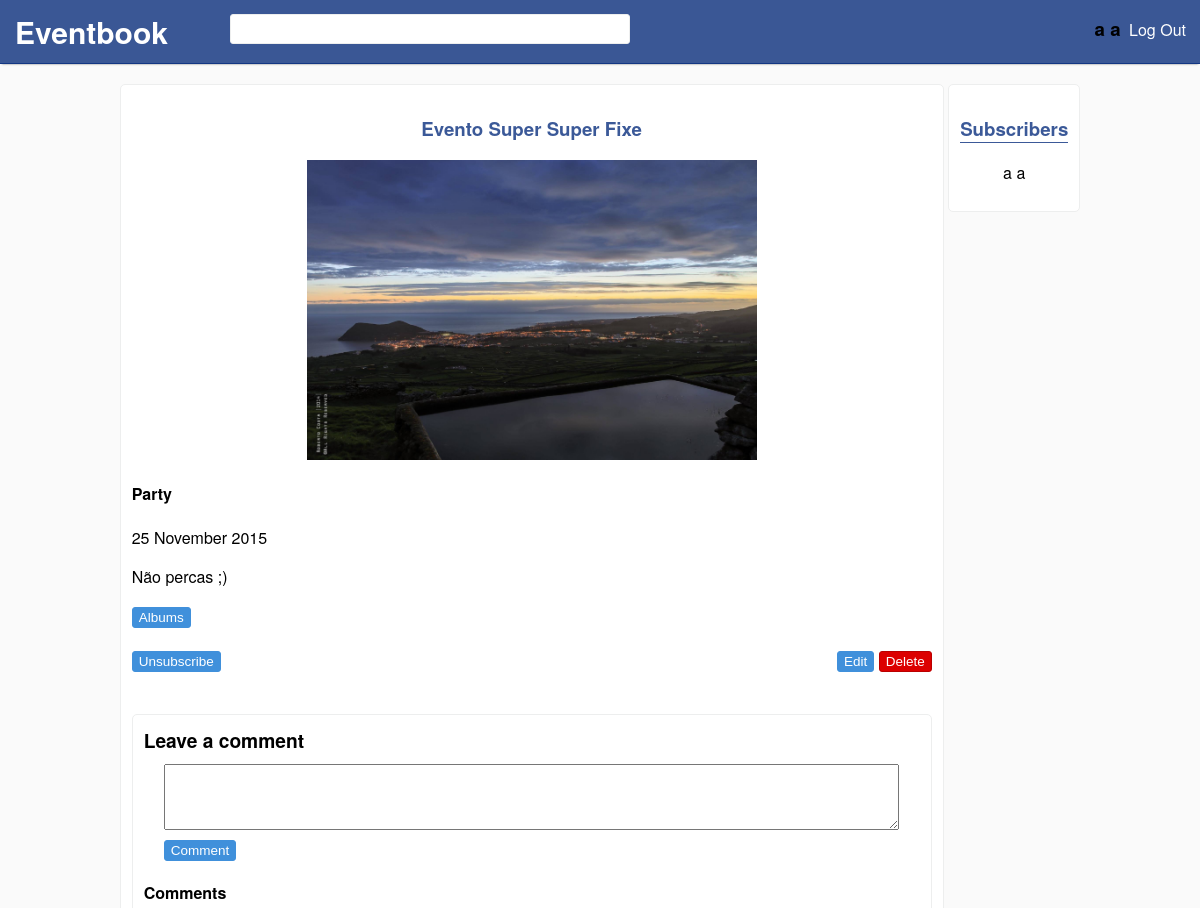
Page /events/12 (signed in, upper part) on the earlier database version.
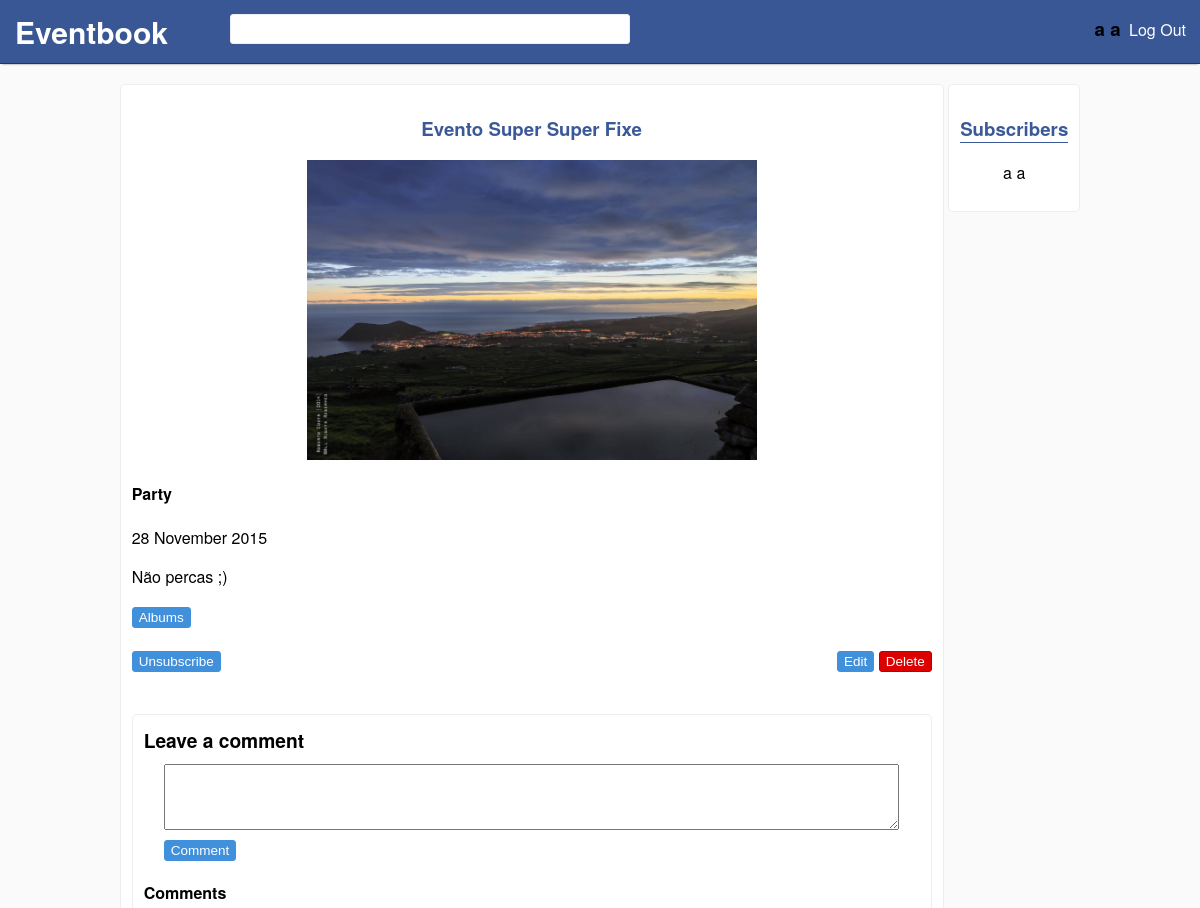
Same page on the later database version.
### tables this page shows
CREATE TABLE events
(
id INTEGER PRIMARY KEY,
name TEXT NOT NULL,
image TEXT NOT NULL,
creation_date DATETIME DEFAULT(DATETIME('now')),
date DATETIME NOT NULL,
description TEXT NOT NULL,
type_id INTEGER NOT NULL REFERENCES event_types(id),
user_id INTEGER NOT NULL REFERENCES users(id),
deleted BOOLEAN DEFAULT(0),
public BOOLEAN DEFAULT(1)
);

CREATE TABLE event_types
(
	id INTEGER PRIMARY KEY,
	type TEXT UNIQUE NOT NULL
);

### database/events.php (called while the page is built, shortened)
<?php
	include_once('connection.php');
	function getEventAndSubscription($event_id, $user_id)
	{
		global $db;
		$stmt = $db->prepare('SELECT events.id id,name,image,date,description,type,events.user_id user_id,public,type_id, COUNT(event_id) subscribed FROM events
			LEFT JOIN event_types ON type_id = event_types.id
			LEFT JOIN event_subscriptions ON event_id = events.id AND event_subscriptions.user_id = ?
			WHERE events.id=? AND deleted = 0
			GROUP BY event_id');
		$stmt->execute(array($user_id,$event_id));
		return $stmt->fetch();
	}
	function getEventSubscriptions($event_id)
	{
		global $db;
		$stmt = $db->prepare('SELECT (first_name || " " || last_name) user_name FROM users
			LEFT JOIN event_subscriptions ON event_subscriptions.user_id = users.id
			LEFT JOIN events ON events.id = event_subscriptions.event_id
			WHERE event_id = ? AND deleted=0');
		$stmt->execute(array($event_id));
		return $stmt->fetchAll();
	}
?>

### core/event_permission.php (called while the page is built, shortened)
<?php
include_once(file_exists("database/events.php") ? 'database/events.php' : '../database/events.php');
if (isSet($_SESSION['user_id']))
	$row = getEventAndSubscription($_REQUEST['id'],$_SESSION['user_id']);
else $row = getEvent($_REQUEST['id']);
if (isSet($_SESSION['user_id']))
{
	$subscribed = $row['subscribed'];
	$owner = ($_SESSION['user_id'] === $row['user_id']);
}
?>

### languages/en.php (called while the page is built, shortened)
<?php
$lang = array();
$lang['SITE_NAME'] = 'Eventbook';
$lang['REGISTER'] = 'Register';
$lang['FIRST_NAME'] = 'First Name';
$lang['FIRST_NAME_ERROR'] = 'Invalid first name.';
$lang['LAST_NAME'] = 'Last Name';
$lang['LAST_NAME_ERROR'] = 'Invalid last name.';
$lang['EMAIL'] = 'E-mail';
$lang['EMAIL_ERROR'] = "Invalid email.";
$lang['EMAIL_IN_USE'] = "Email already in use.";
$lang['CONFIRM_EMAIL'] = 'Confirm e-mail';
$lang['PASSWORD'] = 'Password';
$lang['PASSWORD_LENGTH'] = "Passwords must have at least 8 characters.";
$lang['PASSWORD_DIFF'] = "Passwords do not match.";
$lang['CONFIRM_PASSWORD'] = 'Confirm password';
$lang['LOGIN'] = 'Log In';
$lang['UNREGISTERED_EMAIL'] = 'Unregistered or invalid email.';
$lang['INVALID_PASSWORD'] = 'Invalid password.';
$lang['LOGOUT'] = 'Log Out';
$lang['MY_EVENTS'] = 'My Events';
$lang['SUBSCRIBED'] = 'Subscribed';
$lang['CREATE'] = 'Create';
$lang['PRIVATE'] = 'Private';
$lang['PUBLIC'] = 'Public';
$lang['NAME'] = 'Name';
$lang['DESCRIPTION'] = 'Description';
$lang['DATE'] = 'Date';
$lang['IMAGE'] = 'Image';
$lang['TYPE'] = 'Type';
$lang['PARTY'] = 'Party';
$lang['BUSINESS'] = 'Business';
$lang['MEETING'] = 'Meeting';
$lang['CEREMONY'] = 'Ceremony';
$lang['EDUCATIONAL'] = 'Educational';
$lang['INVALID_NAME'] = 'Invalid name.';
$lang['INVALID_DESCRIPTION'] = 'Invalid description.';
$lang['INVALID_DATE'] = 'Invalid date.';
$lang['INVALID_IMAGE'] = 'Upload a valid image.';
$lang['IMAGE_SIZE_ERROR'] = "Image's size can not be higher than 5MB.";
$lang['IMAGE_EXT_ERROR'] = 'Invalid extension (Accepted: jpg, png, gif).';
$lang['SUBSCRIBE'] = 'Subscribe';
$lang['UNSUBSCRIBE'] = 'Unsubscribe';
$lang['DELETE_MSG'] = 'Are you sure you want to delete this event?';
$lang['DELETE'] = 'Delete';
$lang['EDIT'] = 'Edit';
$lang['SAVE'] = 'Save';
$lang['ALBUMS'] = 'Albums';
$lang['LEAVE_A_COMMENT'] = 'Leave a comment';
$lang['COMMENTS'] = 'Comments';
$lang['MAKE_COMMENT'] = 'Comment';
$lang['NO_COMMENTS_YET'] = 'There are no comments yet.';
$lang['SUBSCRIBERS'] = 'Subscribers';
$lang['ZERO_SUBS'] = "The event doesn't have subscribers.";
$lang['1'] = 'January';
$lang['2'] = 'February';
$lang['3'] = 'March';
$lang['4'] = 'April';
$lang['5'] = 'May';
$lang['6'] = 'June';
$lang['7'] = 'July';
?>

### templates/comments.php (the view, shortened to what the changed rows need)
<div id="comments-box" class="box" <?php if (!$subscribed && !$owner) echo 'style="display:none"' ?> >
	<div>
		<h2><?php echo $lang['LEAVE_A_COMMENT']?></h2>
		<textarea id="comment-area" name="comment" rows='4'></textarea>
		<button id="comment-button" class="button"><?php echo $lang['MAKE_COMMENT']?></button>
	</div>
	<div>
		<h3><?php echo $lang['COMMENTS']?></h3>
	</div>
</div>

### templates/event.php (shortened to what the changed rows need)
<?php
include_once("core/event_permission.php");
?>
<!DOCTYPE html>
<html>
<head>
	<link rel="stylesheet" href="../styles.css">
</head>
<body>
	<div id="wrapper">
		<?php include('templates/header.php'); ?>
		<div id="content" style="text-align:center;">
			<div class="box center default-width" style="text-align:left;position: relative;display:inline-block;vertical-align:top;">
				<h3><?php echo $row['name'] ?></h3>
				<div class="div-event-image-big" style="background-image:url(<?php echo '../'.$row['image'] ?>)"></div>
				<h4><?php echo $lang[$row['type']] ?></h4>
				<?php
				$dateParts = explode("-", $row['date']);
				$date = $dateParts[2]." ".$lang[$dateParts[1]]." ".$dateParts[0];
				echo '<p id="date">'.$date.'</p>' ?>
				<p><?php echo $row['description'] ?></p>
				<?php
				if (isSet($_SESSION['user_id']))
				{
					echo '<div><a id="albums-button" class="button" href="'.$_GET['id'].'/albums">'.$lang['ALBUMS'].'</a></div>';
					echo '<button id="unsubscribe" style="'.($subscribed?'':'display:none').'" class="subscription button">'.$lang['UNSUBSCRIBE'].'</button>';
					if ($owner)
					{ ?>
						<div id="del-edit-div">
							<a id="edit-button" class='button' href='<?php echo $_GET['id']."/edit"; ?>'><?php echo $lang['EDIT'] ?></a>
							<button id="delete-button" class='button'><?php echo $lang['DELETE'] ?></button>
						</div>
					<?php
					}
					if ($owner || $row['public'])
					{
						echo '<div class="addthis_sharing_toolbox share"></div>';
					}
					include('templates/comments.php');
				}
				?>
			</div>
			<div style="position: relative;display:inline-block;vertical-align:top;top:20px;">
				<div class="subscriptions box" style="position: relative;display:inline-block;">
					<h3 style="border-bottom:1px solid #3b5998;"> <?php echo $lang['SUBSCRIBERS'] ?> </h3>
					<?php $subscriptionsEvents = getEventSubscriptions($_GET['id']);
					if($subscriptionsEvents)
						foreach ($subscriptionsEvents as $teste)
							echo '<p>'.$teste['user_name'].'</p>';
					else echo $lang['ZERO_SUBS'];
					?>
				</div>
			</div>
		</div>
	</div>
</body>
</html>

Differences in the rows shown:
changed events "Evento Super Super Fixe": date "25 November 2015" → "28 November 2015"
